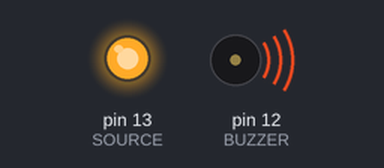
Simulated run of this sketch. Board: Arduino Uno, built with avr-gcc and run on an emulated ATmega328P. On the bench: output pins drawn as LEDs (lit = HIGH), buzzer (waves = sounding).

Above: at 0.2 s.
At 6.0 s:
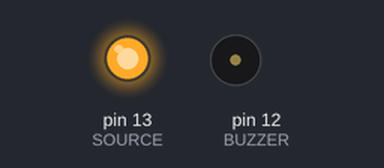
Timing chart, 0 to 9.8 s (numbered marks = the images above):
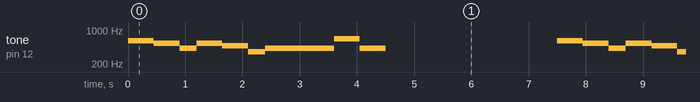

Measured:
- by itself, tone on pin 12 (BUZZER): repeats every 7.5 s: 540 Hz 0.45 s, 420 Hz 0.30 s, 540 Hz 0.45 s, 480 Hz 0.45 s, 360 Hz 0.30 s, 420 Hz 1.2 s, 660 Hz 0.45 s, 420 Hz 0.45 s, silent 3.0 s, 600 Hz 0.45 s

The sketch:

BUERAK.ino
```cpp
//-----------------------
#define BUZZER 12
#define BUTTON 8
#define SOURCE 13

#define USERPITCH 3
#define USERTEMPO 150
#define USERDELAY 3000
//-----------------------

//---BUERAK-PARAMETERS---
int sportivniyeOchkiNotes[] = {5, 5, 5, 4, 4, 4, 2, 2, 4, 4, 4, 3, 3, 3, 1, 1, 2, 2, 2, 2, 2, 2, 2, 2, 6, 6, 6, 2, 2, 2};
int buerakNoteCount = sizeof(sportivniyeOchkiNotes)/sizeof(int);

int buerakBaseFreq = 100;
int buerakDeltaFreq = 20;
//------------------------

void playSportivniyeOchki(int pin, int pitch, int tempo);

void setup()
{
  pinMode(SOURCE, OUTPUT);
  pinMode(BUZZER, OUTPUT);
  pinMode(BUTTON, INPUT);

  digitalWrite(SOURCE, HIGH);
}

void loop()
{
  playSportivniyeOchki(BUZZER, USERPITCH, USERTEMPO);
  delay(USERDELAY);
}

void playSportivniyeOchki(int pin, int pitch = 3, int tempo = 150)
{
  for(int i = 0; i < buerakNoteCount; i++)
    {
      tone(pin, (buerakBaseFreq + buerakDeltaFreq*sportivniyeOchkiNotes[i])*pitch, tempo);
      delay(tempo);
    }
}
```
